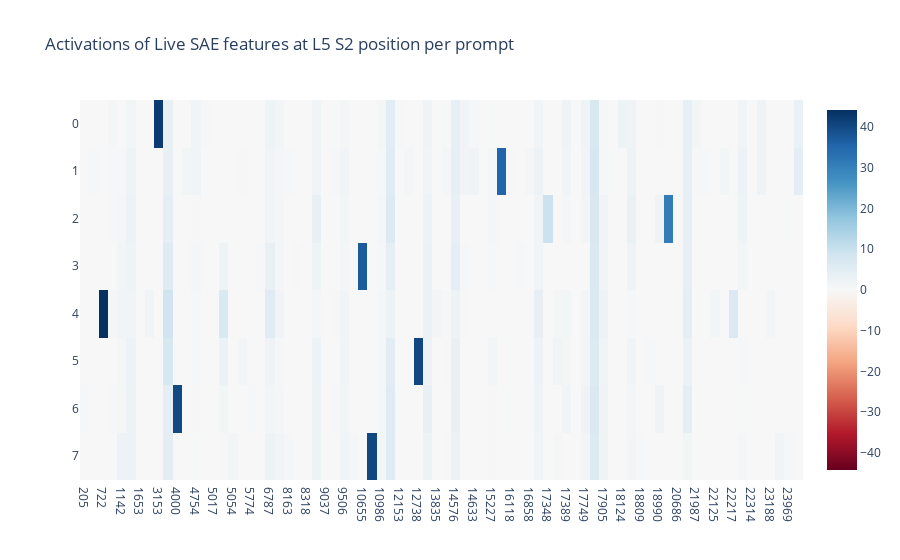

The notebook cell saved with this chart:
### Markdown cell above
We often want to see what features are active on a given prompt. With HookedSAETransformer, activations from the HookedSAEs that you attach will automatically be cached with `model.run_with_cache(tokens)`. The corresponding hook names will generally be the HookedTransformer hook_name (eg blocks.5.hook_resid_pre) + the hookedSAE hooked name preceeded by a period (eg .hook_sae_acts_post)

`run_with_cache` makes it easy to explore which SAE features are active on any input. Let's look at some of the top features at the S2 position for our L6 SAE across all IOI examples:

### Code cell
layers = [5, 6]
act_names = [utils.get_act_name('resid_pre', layer) for layer in layers]
model.turn_saes_on(act_names)

layer = 5
_, cache = model.run_with_cache(tokens)
s2_pos = 10
sae_acts = cache[utils.get_act_name('resid_pre', layer) + ".hook_sae_acts_post"][:, s2_pos, :]

live_feature_mask = sae_acts > 0

live_feature_union = live_feature_mask.any(dim=0)

px.imshow(
    sae_acts[:, live_feature_union].detach().cpu(),
    title = f"Activations of Live SAE features at L{layer} S2 position per prompt",
    # xaxis="Feature Id", yaxis="Prompt",
    x=list(map(str, live_feature_union.nonzero().flatten().tolist())),
    color_continuous_midpoint=0,
    color_continuous_scale='RdBu',
)

### Figure 1 — Plotly figure (JSON) as saved in the notebook; plotly's stock layout.template omitted (floating-point values rounded to 4 significant figures; data arrays with more than 128 entries replaced by an {"elided": "..."} marker saying what was removed)
{"data": [{"coloraxis": "coloraxis", "hovertemplate": "x: %{x}<br>y: %{y}<br>color: %{z}<extra></extra>", "name": "0", "type": "heatmap", "x": ["205", "350", "722", "799", "1142", "1304", "1653", "2021", "3153", "3977", "4000", "4309", "4754", "4796", "5017", "5049", "5054", "5715", "5774", "5949", "6787", "6792", "8163", "8197", "8318", "8878", "9037", "9153", "9506", "10074", "10655", "10955", "10986", "11300", "12153", "12489", "12738", "13035", "13835", "13977", "14576", "14598", "14633", "15059", "15227", "15415", "16118", "16203", "16858", "17161", "17348", "17369", "17389", "17486", "17749", "17855", "17905", "18000", "18124", "18745", "18809", "18982", "18990", "20638", "20686", "21515", "21987", "22043", "22125", "22175", "22217", "22230", "22314", "22773", "23188", "23491", "23969", "24128"], "xaxis": "x", "yaxis": "y", "z": {"elided": "8x78 float values"}}], "layout": {"coloraxis": {"cmid": 0, "colorscale": [[0, "rgb(103,0,31)"], [0.1, "rgb(178,24,43)"], [0.2, "rgb(214,96,77)"], [0.3, "rgb(244,165,130)"], [0.4, "rgb(253,219,199)"], [0.5, "rgb(247,247,247)"], [0.6, "rgb(209,229,240)"], [0.7, "rgb(146,197,222)"], [0.8, "rgb(67,147,195)"], [0.9, "rgb(33,102,172)"], [1, "rgb(5,48,97)"]]}, "title": {"text": "Activations of Live SAE features at L5 S2 position per prompt"}, "xaxis": {"anchor": "y", "constrain": "domain", "domain": [0, 1], "scaleanchor": "y"}, "yaxis": {"anchor": "x", "autorange": "reversed", "constrain": "domain", "domain": [0, 1]}}}
